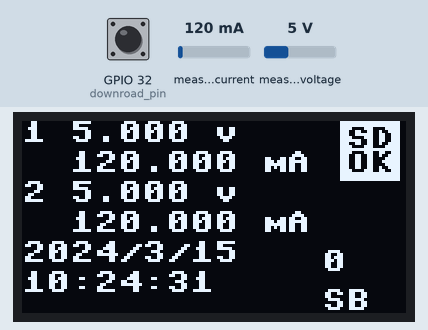
A program run on a simulated ESP32 board running MicroPython. Parts: 128×64 one-colour display. Inputs (shaded band) come from the test bench; at power-on: GPIO 32 (downroad_pin) HIGH, measured current 120 mA, measured voltage 5 V. The clock reads 2024-03-15 10:24:30 at power-on unless the program sets it; files the program writes start out absent; library files of the repository ran but are not shown: ina219.py, ssd1306.py, ds1307.py; what the program prints to the serial console is not drawn.

Above: at 1.2 s.
1.3 s: GPIO 32 (downroad_pin) pulled LOW for 1 s
At 1.84 s:
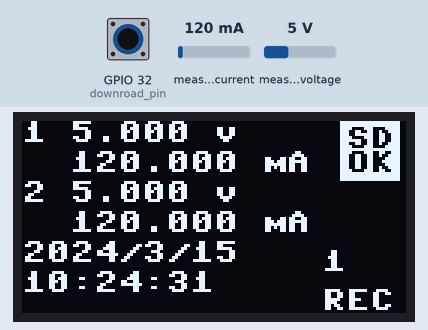
2.9 s: measured current set to 40 mA
At 3.24 s:
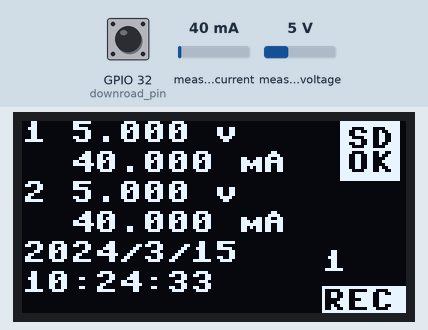
4.5 s: measured voltage set to 0.3 V
At 4.84 s:
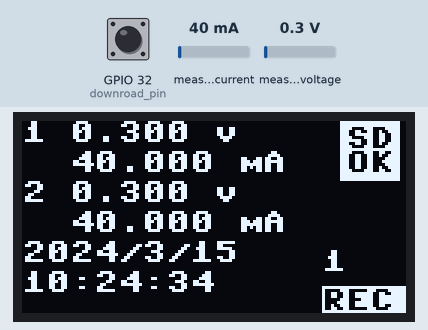
6.1 s: GPIO 32 (downroad_pin) pulled LOW for 1 s
At 7.8 s:
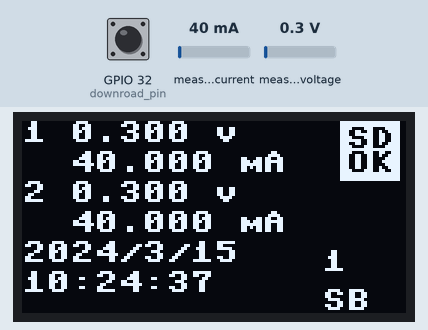
8.6 s: measured current set to 500 mA
At 9.8 s:
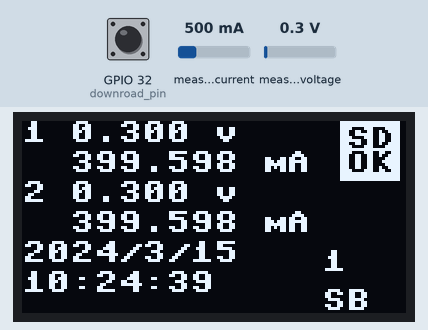
10.3 s: measured voltage set to 3.8 V
At 11.6 s:
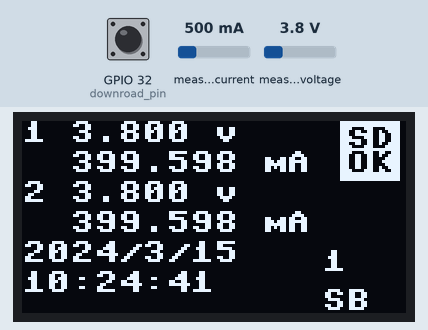
Timing chart, 0 to 13.3 s (numbered marks = the images above; inputs shaded):
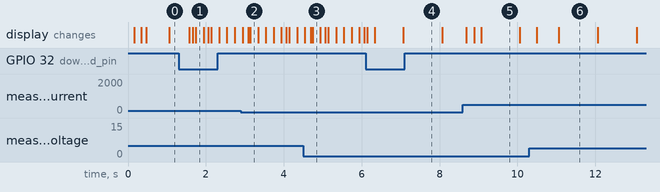

Measured:
- after the input at 1.3 s, the display: first changes after 0.27 s (image 1 shows a later state)
- what the display in image 5 shows lasts 1.0 s, from 9.1 s to 10.1 s

The program:

get.py
```python
import time

from machine import Pin, I2C, Timer, SDCard
from ina219 import INA219
import sys
import ssd1306
import ds1307
import os

""" パラメータ """
# i2c関係
I2C_SCL_PIN = 22
I2C_SDA_PIN = 21
SENSER_I2C_ADDRESS = 64
SENSER2_I2C_ADDRESS = 65
DISPLAY_I2C_ADDRESS = 60

# 電流計測モジュールに付いている抵抗
# R100 = 0.1Ω
SHUNT_OHMS = 0.1

# PIN ダウンロード用
DOWNROAD_PIN = 32

# 平均計算までのカウント
# 10で1秒毎に記録
# 5で0.5秒毎に記録
# 2で0.2秒毎に記録
WRITE_CNT = 2

""" パラメータ(終わり) """


class OLED_DISPLAY():

    # 128*64 ディスプレイ表示用
    def __init__(self,i2c):
        self.display = ssd1306.SSD1306_I2C(128, 64, i2c)
        self.blinking_control_flag = False

    def show_display(self, arr, arr2):
        #   電圧と電流を表示する
        #   arrは電圧と電流のタプル
        self.display.fill_rect(0, 0, 106, 40, 0)
        self.display.text("1 %.3f v" % (arr[0]), 0, 0)
        self.display.text("  %.3f mA" % (arr[1]), 0, 10)
        self.display.text("2 %.3f v" % (arr2[0]), 0, 20)
        self.display.text("  %.3f mA" % (arr2[1]), 0, 30)
        #self.display.text("%.3f mW" % (arr[0]*arr[1]), 0, 20)
        self.display.show()

    def sd_show(self,sd_mount):
        #   sdカードの状態をOLEDに表示
        if(sd_mount):
            self.display.fill_rect(106, 0, 20, 20, 1)
            self.display.text("SD", 108, 2, 0)
            self.display.text("OK", 108, 10, 0)
            self.display.show()
        else:
            self.display.fill_rect(106, 0, 20, 20, 0)
            self.display.text("SD", 108, 2, 1)
            self.display.text("NG", 108, 10, 1)
            self.display.show()
            return

    def write_show(self,write_flag):
        #   sdカードの状態をOLEDに表示
        if(write_flag):
            if(self.blinking_control_flag):
                background_color = 0
                char_color = 1
                self.blinking_control_flag = False
            else:
                background_color = 1
                char_color = 0
                self.blinking_control_flag = True

            self.display.fill_rect(100, 55, 28, 9, background_color)
            self.display.text("REC", 100, 56, char_color)
            self.display.show()
        else:
            self.display.fill_rect(100, 55, 28, 9, 0)
            self.display.text("SB", 100, 56, 1)
            self.display.show()
            return

    def file_cnt_show(self,cnt):
        #   ファイル数の表示
        self.display.fill_rect(100, 43, 18, 10, 0)
        self.display.text(str(cnt), 100, 43)


    def timeshow(self, now):
        self.display.fill_rect(0, 40, 100, 60, 0)
        self.display.text("%4d/%d/%d" % (now[0],now[1],now[2]), 0, 40)
        self.display.text("%2d:%02d:%02d" % (now[4],now[5],now[6]), 0, 50)
        self.display.show()

    def show_display_err(self):
        #   電圧電流を---にする
        self.display.fill_rect(0, 0, 100, 30, 0)
        self.display.text("--- v", 0, 0)
        self.display.text("--- mA", 0, 10)
        self.display.text("--- mW", 0, 20)
        self.display.show()

    def display_download_mode(self):
        self.display.fill(1)
        self.display.text("download", 0, 0, 0)
        self.display.text("pin: " + str(DOWNROAD_PIN), 0, 20, 0)
        self.display.show()

class SD_Card():
    # SDカード記録用
    def __init__(self):
        self.mount = False
        self.sd_mount_try_cnt = 0
        self.sd = SDCard(slot=2)
        self.file_cnt = -1

    def sd_mount_try(self):
        # sdカードのマウントを行う
        if(self.mount):
            return True

        if(self.sd_mount_try_cnt >= 5):
            self.sd_mount_try_cnt = 0
            try:
                self.sd = SDCard(slot=2)
            except Exception:
                pass

        self.sd_mount_try_cnt += 1

        try:
            os.mount(self.sd, '/sd')
            print("sd mount")
            self.mount = True
            self.get_file_cnt()
            return True
        except Exception as e:
            print("sd err")
            self.mount = False
            return False

    def sd_check(self):
        if(not self.mount):
            return False
        try:
            with open('/sd/esp32.txt', 'w') as f:
                f.write("esp_test")
            with open("sd/esp32.txt", "r") as f:
                s = f.read()
                if("esp_test" in s):
                    self.mount = True
                    return True
                else:
                    self.mount = False
                    return False
        except Exception:
            self.mount = False
            return False

    def sd_write(self,file_name,time_str,arr,arr2):
        # 電流・電圧の書き込み
        try:
            with open(file_name, 'a') as f:
                f.write('%s,%.3f,%.3f,%.3f,%.3f\n' % (time_str,arr[0],arr[1],arr2[0],arr2[1]))
                return True
        except Exception:
            self.mount_flag = False
            return False

    def get_file_cnt(self):
        if(self.mount):
            self.file_cnt = len(os.listdir("/sd/"))
            return self.file_cnt
        else:
            self.file_cnt = -1
            return -1


def calc_avg(arr):
    #   配列から電流と電圧の平均を求める
    sum_voltage = 0
    sum_current = 0
    for data in arr:
        sum_voltage += data[0]
        sum_current += data[1]
    avg_voltage = sum_voltage / len(arr)
    avg_current = sum_current / len(arr)
    return (avg_voltage, avg_current)

p_scl = Pin(I2C_SCL_PIN, Pin.IN, Pin.PULL_UP)
p_sda = Pin(I2C_SDA_PIN, Pin.IN, Pin.PULL_UP)
i2c = I2C(scl=Pin(I2C_SCL_PIN), sda=Pin(I2C_SDA_PIN))
downroad_pin = Pin(DOWNROAD_PIN, Pin.IN, Pin.PULL_UP)

ina1 = INA219(SHUNT_OHMS, i2c, address=SENSER_I2C_ADDRESS)
ina2 = INA219(SHUNT_OHMS, i2c, address=SENSER2_I2C_ADDRESS)
ina1.configure()
ina2.configure()

oled = OLED_DISPLAY(i2c)
ds = ds1307.DS1307(i2c)
sd = SD_Card()

# 平均算出用
cnt = 1
temporary1 = []
temporary2 = []

# エラー表示処理用
err_flag = False

# SDカード書き込み用
file_name = ""
write_flag = False

# ボタン処理(長押し等)
button_cnt = 0

def callback(t):
    # 100ms毎に実行される
    global cnt, temporary1, temporary2, oled, err_flag, ds, file_name ,button_cnt ,write_flag, sd
    try:
        temporary1.append((ina1.voltage(), ina1.current()))
        temporary2.append((ina2.voltage(), ina2.current()))
        if(err_flag):
            err_flag = False
            print('ok')
    except Exception:
        print('ina219 err')
        oled.show_display_err()
        err_flag = True

    now = ds.datetime()
    oled.timeshow(now)

    if(downroad_pin.value()):
        button_cnt = 0
    else:
        button_cnt += 1

    oled.file_cnt_show(sd.file_cnt)

    if(button_cnt == 2):
        if(write_flag):
            write_flag = False
        else:
            if(sd.mount):
                file_cnt = sd.get_file_cnt()
                now = ds.datetime()
                file_name = "/sd/%d_%4d%02d%02d_%2d%02d%02d.csv" % (file_cnt, now[0],now[1],now[2],now[4],now[5],now[6])
                write_flag = True
                print(file_name)

    if(cnt == WRITE_CNT):
        cnt = 0
        avg_data_1 = calc_avg(temporary1)
        avg_data_2 = calc_avg(temporary2)

        time_str = "%4d/%d/%d %2d:%02d:%02d" % (now[0],now[1],now[2],now[4],now[5],now[6])
        print("sensor1 %.3f,%.3f" % (avg_data_1[0], avg_data_1[1]))
        print("sensor2 %.3f,%.3f" % (avg_data_2[0], avg_data_2[1]))
        oled.show_display(avg_data_1,avg_data_2)
        temporary1 = []
        temporary2 = []

        if(not sd.sd_check()):
            write_flag = False

        if(write_flag):
            if(sd.sd_write(file_name,time_str,avg_data_1,avg_data_2)):
                print("ok")
            else:
                print("ng")
                write_flag = False

        sd.sd_mount_try()

        oled.sd_show(sd.mount)
        oled.write_show(write_flag)


    cnt += 1


if(not downroad_pin.value()):
    oled.display_download_mode()
    sys.exit()

tim = Timer(4)
tim.init(period=100, callback=callback)

while True:
    pass
```

logging.py
```python
import sys
CRITICAL = 50
ERROR    = 40
WARNING  = 30
INFO     = 20
DEBUG    = 10
NOTSET   = 0

_level_dict = {
    CRITICAL: "CRIT",
    ERROR: "ERROR",
    WARNING: "WARN",
    INFO: "INFO",
    DEBUG: "DEBUG",
}

_stream = sys.stderr

class Logger:

    level = NOTSET

    def __init__(self, name):
        self.name = name

    def _level_str(self, level):
        l = _level_dict.get(level)
        if l is not None:
            return l
        return "LVL%s" % level

    def setLevel(self, level):
        self.level = level

    def isEnabledFor(self, level):
        return level >= (self.level or _level)

    def log(self, level, msg, *args):
        if level >= (self.level or _level):
            _stream.write("%s:%s:" % (self._level_str(level), self.name))
            if not args:
                print(msg, file=_stream)
            else:
                print(msg % args, file=_stream)

    def debug(self, msg, *args):
        self.log(DEBUG, msg, *args)

    def info(self, msg, *args):
        self.log(INFO, msg, *args)

    def warning(self, msg, *args):
        self.log(WARNING, msg, *args)

    def error(self, msg, *args):
        self.log(ERROR, msg, *args)

    def critical(self, msg, *args):
        self.log(CRITICAL, msg, *args)

    def exc(self, e, msg, *args):
        self.log(ERROR, msg, *args)
        sys.print_exception(e, _stream)

    def exception(self, msg, *args):
        self.exc(sys.exc_info()[1], msg, *args)

_level = INFO
_loggers = {}

def getLogger(name):
    if name in _loggers:
        return _loggers[name]
    l = Logger(name)
    _loggers[name] = l
    return l

def info(msg, *args):
    getLogger(None).info(msg, *args)

def debug(msg, *args):
    getLogger(None).debug(msg, *args)

def basicConfig(level=INFO, filename=None, stream=None, format=None):
    global _level, _stream
    _level = level
    if stream:
        _stream = stream
    if filename is not None:
        print("logging.basicConfig: filename arg is not supported")
    if format is not None:
        print("logging.basicConfig: format arg is not supported")
```
